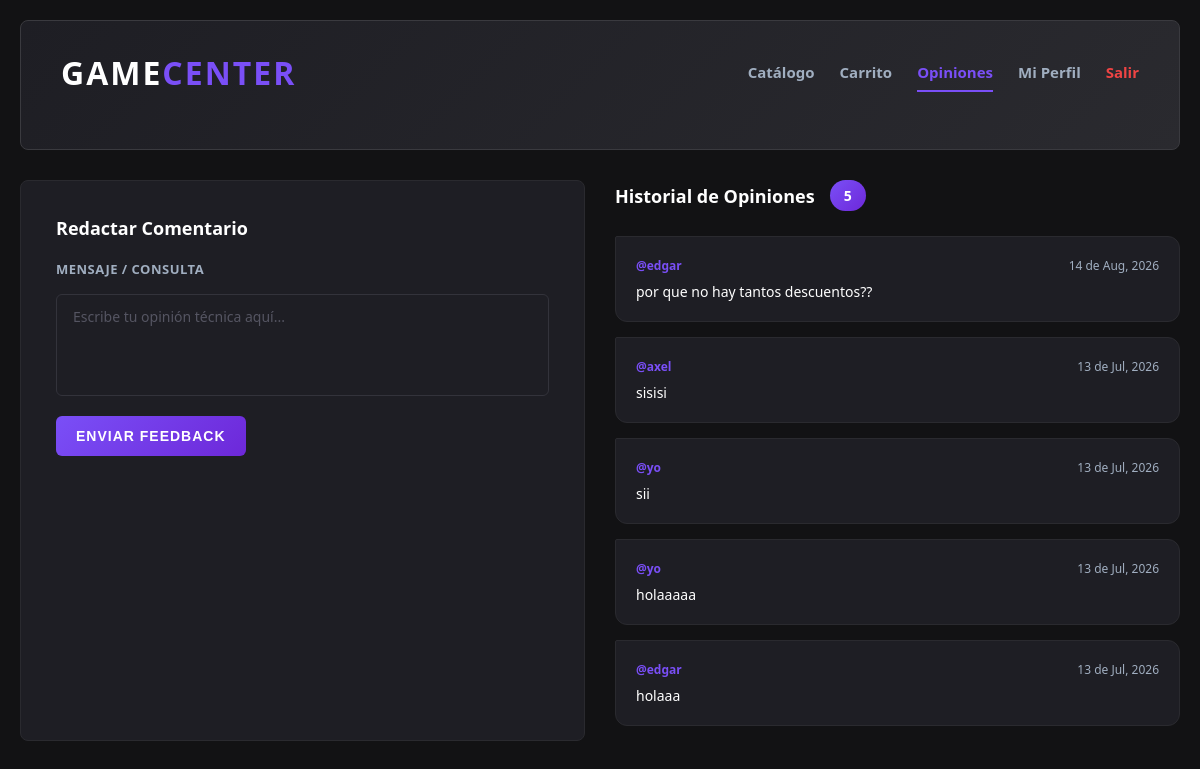
Page /opiniones/ (signed in) on the committed database.
### game/models.py (models this page shows, shortened)
class Opinión(models.Model):
    STATUS_CHOICES = [
        ('PENDIENTE', 'Pendiente'),
        ('APROBADO', 'Aprobado'),
        ('RECHAZADO', 'Rechazado'),
    ]
    user = models.CharField(max_length=150, verbose_name="Usuario")
    message = models.TextField(verbose_name="Mensaje")
    status = models.CharField(max_length=20, choices=STATUS_CHOICES, default='APROBADO')
    response = models.TextField(blank=True, null=True, verbose_name="Respuesta")
    is_hidden = models.BooleanField(default=False)
    created = models.DateTimeField(auto_now_add=True)
    updated = models.DateTimeField(auto_now=True)
    class Meta:
        ordering = ['-created']
        verbose_name = 'Opinión'
        verbose_name_plural = 'Opiniones'

### game/views.py (the view, shortened to what this page needs)
# urls.py: path('opiniones/', views.opiniones, name='opiniones'),
def opiniones(request):
    opiniones_aprobadas = Opinión.objects.filter(status='APROBADO', is_hidden=False)
    return render(request, 'game/opiniones.html', {'opiniones': opiniones_aprobadas})

### game/templates/game/opiniones.html (shortened to what this page needs)
{% extends "game/encabezado.html" %}
{% load static %}
{% block active_opiniones %}active{% endblock %}
{% block contenido %}
<div class="feed-layout">
    <div style="background-color: var(--crema-bloque); padding: 35px; border-radius: 8px; border: 1px solid #2a2a2f;">
        <h3 style="font-size: 18px; font-weight: 800; margin-bottom: 20px;">Redactar Comentario</h3>
        {% if request.session.usuario_id %}
            <form method="POST">
                <div class="group-field">
                    <label for="opinion" class="field-label">Mensaje / Consulta</label>
                    <textarea
                        name="opinion"
                        id="opinion"
                        class="field-control textarea-no-resize"
                        rows="4"
                        placeholder="Escribe tu opinión técnica aquí..."
                        required></textarea>
                </div>
                <button type="submit" class="action-button btn-action-primary">Enviar Feedback</button>
            </form>
        {% endif %}
    </div>
    <div>
        <div style="display: flex; align-items: center; gap: 15px; margin-bottom: 25px;">
            <h3 style="font-size: 18px; font-weight: 800; margin: 0;">Historial de Opiniones</h3>
            <span class="count-badge">{{ opiniones|length }}</span>
        </div>
        {% if opiniones %}
            {% for opinion in opiniones %}
            <div class="feed-bubble">
                <div style="display: flex; justify-content: space-between; font-size: 12px; margin-bottom: 8px;">
                    <strong style="color: var(--teal-medio);">@{{ opinion.user }}</strong>
                    <span style="color: var(--texto-secundario);">{{ opinion.created|date:"d \d\e M, Y" }}</span>
                </div>
                <p style="font-size: 14px; color: #ffffff; margin: 0;">{{ opinion.message }}</p>
            </div>
            {% endfor %}
        {% else %}
            <div class="empty-state">
                <div class="empty-icon">💬</div>
                <h4>No hay opiniones aún</h4>
                <p>¡Sé el primero en compartir tu opinión!</p>
            </div>
        {% endif %}
    </div>
</div>
{% endblock %}

### game/static/game/css/style.css (style rules this page uses)
:root { --crema-bloque: #1e1e24; --fondo-oscuro: #121214; --teal-medio: #7a4ff7; --accent-purple: #7a4ff7; --texto-principal: #ffffff; --texto-secundario: #a0aec0; --borde-input: #33333b; }
* { margin: 0; padding: 0; box-sizing: border-box; }
body { background-color: var(--fondo-oscuro); color: var(--texto-principal); font-family: 'Segoe UI', Tahoma, Geneva, Verdana, sans-serif; }
.form-group, .group-field { grid-column: 1 / -1; display: flex; flex-direction: column; }
.group-field { margin-bottom: 20px; gap: 8px; }
.form-label, .field-label { display: block; font-size: 14px; font-weight: 600; color: var(--texto-principal); margin-bottom: 8px; text-transform: uppercase; letter-spacing: 0.5px; }
.field-label { color: var(--texto-secundario); font-size: 13px; }
.form-input, .form-textarea, .field-control { width: 100%; padding: 12px 16px; background-color: #16161a; border: 1px solid #2a2a2f; border-radius: 8px; color: var(--texto-principal); font-family: inherit; font-size: 14px; transition: all 0.3s; }
.field-control { background-color: #1e1e24; border-color: var(--borde-input); border-radius: 6px; }
.form-input::placeholder, .form-textarea::placeholder, .field-control::placeholder { color: #555562; }
.textarea-no-resize { resize: none; }
.form-submit-btn, .action-button { padding: 14px 30px; background: linear-gradient(135deg, #7a4ff7 0%, #6d28d9 100%); color: white; border: none; border-radius: 8px; font-size: 15px; font-weight: 700; cursor: pointer; transition: all 0.3s; text-transform: uppercase; letter-spacing: 1px; display: flex; align-items: center; justify-content: center; gap: 10px; }
.action-button { padding: 12px 20px; font-size: 14px; border-radius: 6px; }
.btn-action-primary { background-color: var(--teal-medio); color: #ffffff; }
.count-badge { background: linear-gradient(135deg, #7a4ff7 0%, #6d28d9 100%); color: white; padding: 6px 14px; border-radius: 20px; font-size: 14px; font-weight: 700; }
.feed-layout { display: grid; grid-template-columns: 1fr 1fr; gap: 30px; }
.feed-bubble { background-color: var(--crema-bloque); padding: 20px; border-radius: 12px; border-top-left-radius: 2px; margin-bottom: 15px; border: 1px solid #2a2a2f; }

### rows in the picture
Opinión: user "edgar", created "14 de Aug, 2026", message "por que no hay tantos descuentos??"
Opinión: user "axel", created "13 de Jul, 2026", message "sisisi"
Opinión: user "yo", created "13 de Jul, 2026", message "sii"
Opinión: user "yo", created "13 de Jul, 2026", message "holaaaaa"
Opinión: user "edgar", created "13 de Jul, 2026", message "holaaa"

### other values in the picture
{{ opiniones|length }} "5"
